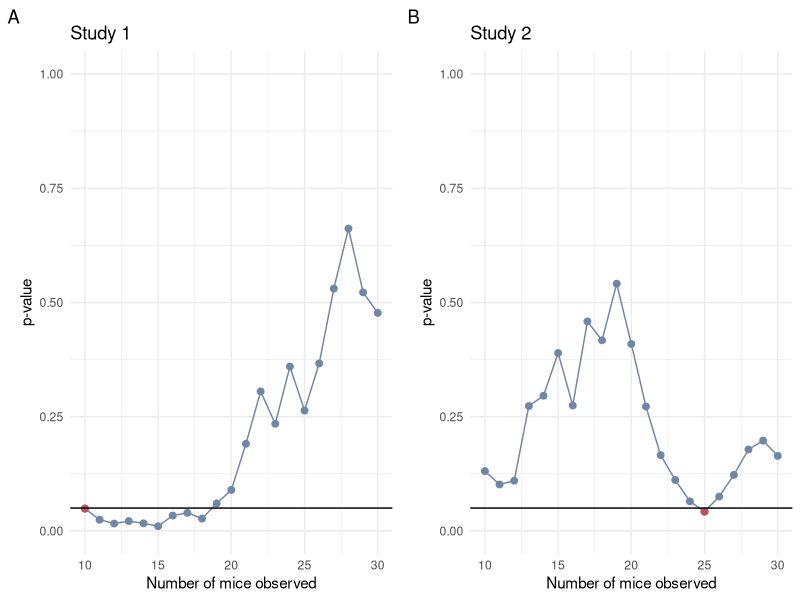

The R script that drew this image:
## ---- chunk 1
#| code-fold: true

set.seed(2024)
N = 30 # number of mice
stop = 10:N # stop rules
k = 10000 # number of studies

ps = array(NA, dim = c(k, length(stop)))

# iterate across studies s
for (s in 1:k) {
  
  y1 = rnorm(N)
  y2 = rnorm(N)
  
  c = 1
  for (i in stop) {
    
    stat = wilcox.test(y1[1:i], y2[1:i], paired = TRUE)
    ps[s, c] = stat$p.value
    c = c + 1
    
  }
}
## ---- chunk 2
#| code-fold: true

FP = sum(ps[,ncol(ps)] <= 0.05)
## ---- chunk 3
#| code-fold: true

# function peep() to get p value using repeated inspection
peep <- function(x) {
  
  d = data.frame(t = NA, p = NA)
  
  # pick first p value that is below cutoff
  if (min(x) <= 0.05) {
    i = which(x <= 0.05)[1] # pick first p value that is below cutoff
    d$t = i
    d$p = x[i]
    
    # if no success pick last p value
  } else {
    d$t = length(x)
    d$p = x[length(x)]
  }
  
  return(d)
}

myp = apply(ps, 1, peep)
myp = as.data.frame(t(array(unlist(myp), dim = c(2, k))))
colnames(myp) = c("t", "p")
## ---- chunk 4
#| code-fold: true

FP = sum(myp$p <= 0.05)
## ---- chunk 5
#| fig-height: 2.5
#| fig-width: 5
#| code-fold: true
#| fig-cap: "Figure 1: Two example studies that were stopped early due to peeping at the p-value before the study was completed. The red data point highlights the statistically significant p-value at which the study was stopped early. In (A), the study was stopped after observing 10 mice and (B) after observing 25 mice. The horizontal line shows the significance level of 0.05. As we can see, the p-value is very wiggly and can be exploited by bad research practices such as the repeated inspection of data."

library(ggplot2)
library(gridExtra)

N_plots = 2

# pick two significant studies
set.seed(2024)
idx = which(myp$p <= 0.05)
idx = sample(idx, N_plots)

p = list()

for (i in 1:N_plots) {
  
  d = data.frame(p = ps[idx[i],], stop = stop)
  
  p[[i]] = ggplot(d, aes(x = stop, y = p, col = "red")) + 
    geom_line() + 
    geom_point(size = 2) +
    geom_point(data = myp[idx[i],], 
               size = 2,
               mapping = aes(x = t + stop[1] - 1,
                             y = p, col="green")) +
    ylim(c(0, 1)) +
    geom_hline(yintercept = 0.05) +
    scale_color_manual(values = c("#BF505A", "#6F87A6")) +
    labs(title = paste("Study", i), tag = LETTERS[i]) +
    xlab("Number of mice observed") + ylab("p-value") +
    theme_minimal() +
    theme(legend.position = "none")
}

do.call("grid.arrange", c(p, nrow = 1, ncol=2))
